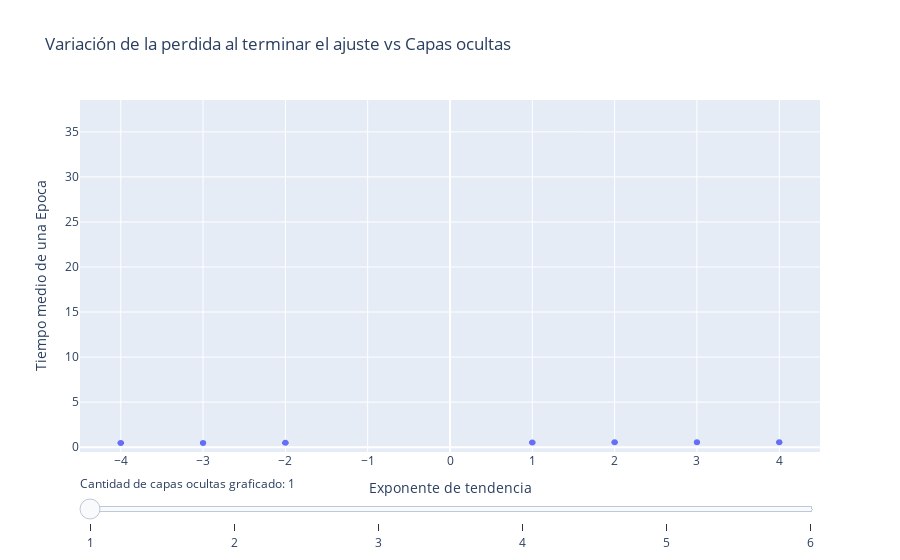

The code cell stored with this chart in its notebook:
### Code cell
fig = go.Figure()
#fig.show(block=True)
# Add traces, one for each slider step
for i in np.arange(0, Y.shape[1] , 1):
    fig.add_trace(go.Scatter(  visible=False,
        x=X[:,i], y=Z_2[:,i], mode='markers', name='measured', 
        error_y=dict( type='data', array=dZ_2[:,i], arrayminus = dZ_2[:,i] , color='purple', thickness=1.5, width=3) ) )
fig.data[0].visible = True# Make 10th trace visible
# Create and add slider
steps = [];
for i in range(len(fig.data)):
    #print(step)
    step = dict( method="restyle", args  =["visible", [False] * len(fig.data)], label = str(Y[0,i]) )
    step["args"][1][i] = True  # Toggle i'th trace to "visible"
    steps.append(step)
sliders = [dict( active=10, currentvalue={"prefix": "Cantidad de capas ocultas graficado: "}, pad={"t": 20}, steps=steps )]
fig.update_layout( sliders=sliders )
fig.update_layout(
    yaxis  = dict(range=[np.min(Z_2 - dZ_2), np.max(Z_2 + dZ_2)]), 
    xaxis_title="Exponente de tendencia", yaxis_title="Tiempo medio de una Epoca", 
    title=" Variación de la perdida al terminar el ajuste vs Capas ocultas",)
fig.show()

### Figure 1 — Plotly figure (JSON) as saved in the notebook; plotly's stock layout.template omitted (floating-point values rounded to 4 significant figures)
{"data": [{"error_y": {"array": [0.03608, 0.04013, 0.04538, 0.02141, 0.01368, 0.01395, 0.007193], "arrayminus": [0.03608, 0.04013, 0.04538, 0.02141, 0.01368, 0.01395, 0.007193], "color": "purple", "thickness": 1.5, "type": "data", "width": 3}, "mode": "markers", "name": "measured", "type": "scatter", "visible": true, "x": [-4, -3, -2, 1, 2, 3, 4], "y": [0.4687, 0.4689, 0.484, 0.5257, 0.5362, 0.5429, 0.5389]}, {"error_y": {"array": [0.04336, 0.07369, 0.077, 0.06928, 0.03465, 0.01626, 0.006341], "arrayminus": [0.04336, 0.07369, 0.077, 0.06928, 0.03465, 0.01626, 0.006341], "color": "purple", "thickness": 1.5, "type": "data", "width": 3}, "mode": "markers", "name": "measured", "type": "scatter", "visible": false, "x": [-4, -3, -2, 1, 2, 3, 4], "y": [0.3237, 0.3077, 0.4049, 0.4708, 0.5721, 0.5746, 0.535]}, {"error_y": {"array": [0.08357, 0.07797, 0.08518, 0.05134, 0.03144, 0.1023, 0.01254], "arrayminus": [0.08357, 0.07797, 0.08518, 0.05134, 0.03144, 0.1023, 0.01254], "color": "purple", "thickness": 1.5, "type": "data", "width": 3}, "mode": "markers", "name": "measured", "type": "scatter", "visible": false, "x": [-4, -3, -2, 1, 2, 3, 4], "y": [0.2359, 0.2552, 0.3304, 0.4468, 0.5244, 0.5329, 0.5171]}, {"error_y": {"array": [0.5836, 0.5254, 0.3246, 0.1142, 0.08038, 0.03257, 0.0246], "arrayminus": [0.5836, 0.5254, 0.3246, 0.1142, 0.08038, 0.03257, 0.0246], "color": "purple", "thickness": 1.5, "type": "data", "width": 3}, "mode": "markers", "name": "measured", "type": "scatter", "visible": false, "x": [-4, -3, -2, 1, 2, 3, 4], "y": [0.7933, 0.789, 0.4141, 0.3663, 0.5397, 0.498, 0.4761]}, {"error_y": {"array": [7.526, 6.049, 6.852, 0.9771, 0.08807, 0.06, 0.02535], "arrayminus": [7.526, 6.049, 6.852, 0.9771, 0.08807, 0.06, 0.02535], "color": "purple", "thickness": 1.5, "type": "data", "width": 3}, "mode": "markers", "name": "measured", "type": "scatter", "visible": false, "x": [-4, -3, -2, 1, 2, 3, 4], "y": [9.033, 6.995, 7.627, 0.8379, 0.5268, 0.4996, 0.4444]}, {"error_y": {"array": [17.48, 13.91, 4.193, 0.7711, 0.1267, 0.08044, 0.02187], "arrayminus": [17.48, 13.91, 4.193, 0.7711, 0.1267, 0.08044, 0.02187], "color": "purple", "thickness": 1.5, "type": "data", "width": 3}, "mode": "markers", "name": "measured", "type": "scatter", "visible": false, "x": [-4, -3, -2, 1, 2, 3, 4], "y": [21.06, 13.38, 7.475, 0.8589, 0.4962, 0.461, 0.4257]}], "layout": {"sliders": [{"active": 10, "currentvalue": {"prefix": "Cantidad de capas ocultas graficado: "}, "pad": {"t": 20}, "steps": [{"args": ["visible", [true, false, false, false, false, false]], "label": "1", "method": "restyle"}, {"args": ["visible", [false, true, false, false, false, false]], "label": "2", "method": "restyle"}, {"args": ["visible", [false, false, true, false, false, false]], "label": "3", "method": "restyle"}, {"args": ["visible", [false, false, false, true, false, false]], "label": "4", "method": "restyle"}, {"args": ["visible", [false, false, false, false, true, false]], "label": "5", "method": "restyle"}, {"args": ["visible", [false, false, false, false, false, true]], "label": "6", "method": "restyle"}]}], "title": {"text": " Variación de la perdida al terminar el ajuste vs Capas ocultas"}, "xaxis": {"title": {"text": "Exponente de tendencia"}}, "yaxis": {"range": [-0.536, 38.54], "title": {"text": "Tiempo medio de una Epoca"}}}}
